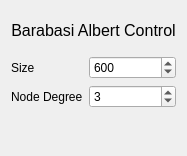
<?xml version="1.0" encoding="UTF-8"?>
<ui version="4.0">
 <class>BarabasiControl</class>
 <widget class="QWidget" name="BarabasiControl">
  <property name="geometry">
   <rect>
    <x>0</x>
    <y>0</y>
    <width>185</width>
    <height>156</height>
   </rect>
  </property>
  <property name="windowTitle">
   <string>Form</string>
  </property>
  <layout class="QGridLayout" name="gridLayout">
   <item row="0" column="0">
    <widget class="QLabel" name="algo">
     <property name="font">
      <font>
       <pointsize>12</pointsize>
      </font>
     </property>
     <property name="text">
      <string>Barabasi Albert Control</string>
     </property>
     <property name="alignment">
      <set>Qt::AlignCenter</set>
     </property>
    </widget>
   </item>
   <item row="1" column="0">
    <layout class="QFormLayout" name="formLayout">
     <item row="0" column="0">
      <widget class="QLabel" name="label_2">
       <property name="text">
        <string>Size</string>
       </property>
      </widget>
     </item>
     <item row="0" column="1">
      <widget class="QSpinBox" name="sizeEdit">
       <property name="maximum">
        <number>10000</number>
       </property>
       <property name="singleStep">
        <number>10</number>
       </property>
       <property name="value">
        <number>600</number>
       </property>
      </widget>
     </item>
     <item row="1" column="0">
      <widget class="QLabel" name="label">
       <property name="text">
        <string>Node Degree</string>
       </property>
      </widget>
     </item>
     <item row="1" column="1">
      <widget class="QSpinBox" name="degreeEdit">
       <property name="maximum">
        <number>10000</number>
       </property>
       <property name="singleStep">
        <number>1</number>
       </property>
       <property name="value">
        <number>3</number>
       </property>
      </widget>
     </item>
    </layout>
   </item>
   <item row="2" column="0">
    <spacer name="verticalSpacer">
     <property name="orientation">
      <enum>Qt::Vertical</enum>
     </property>
     <property name="sizeType">
      <enum>QSizePolicy::Fixed</enum>
     </property>
     <property name="sizeHint" stdset="0">
      <size>
       <width>20</width>
       <height>37</height>
      </size>
     </property>
    </spacer>
   </item>
  </layout>
 </widget>
 <resources/>
 <connections/>
</ui>
